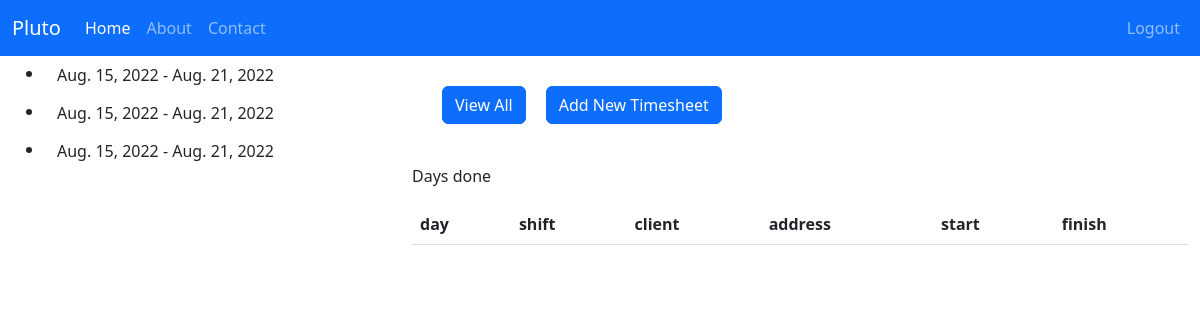
Screenshot of /2/ (signed in) with the database file from the repository.
### plutotimesheet/models.py (models this page shows, shortened)
class Week(models.Model):
    user = models.ForeignKey(User, on_delete=models.CASCADE)
    week_start = models.DateField()
    week_end = models.DateField()

### plutotimesheet/views.py (the view)
# urls.py: path('<int:week_id>/', views.detail, name='detail'),
def detail(request, week_id):
    if not request.user.is_authenticated:
        return render(request, 'plutotimesheet/login.html')
    else:
        user = request.user
        week = get_object_or_404(Week, pk=week_id)
        weeks = Week.objects.filter(user=request.user)
        context = {'week': week,
                   'weeks': weeks,
                   }
        return render(request, 'plutotimesheet/detail.html', context)

### plutotimesheet/templates/plutotimesheet/detail.html (shortened to what this page needs)
{% extends 'plutotimesheet/base.html' %}
{% load static %}
{% block body %}
    <div class="container-fluid">
        <div class="row">
            <div class="col-sm-2 col-md-4 col-lg-4">
                {% if weeks %}
                    <ul>
                    {% for week in weeks %}
                            <li><a href="{% url 'detail' week_id=week.id %}" class="btn btn-default"> {{week.week_start}} - {{week.week_end}} </a> </li>
                    {% endfor %}
                    </ul>
                {% endif %}
            </div>
            <div class="col-sm-10 col-md-8 col-lg-8">
                <ul class="nav nav-pills" style="margin-bottom: 10px; padding: 20px">
                    <li role="presentation" class="active" style="padding:10px"><a href="{% url 'detail' week.id %}" class="btn btn-primary">View All</a></li>
                    <li role="presentation" style="padding:10px"><a href="{% url 'timesheet' week.id %}" class="btn btn-primary">Add New Timesheet</a></li>
                </ul>
                <div class="panel panel-default">
                    <div class="panel-body">
                        <p>Days done</p>
                        <table class="table">
                            <thead>
                            <tr>
                                <th>day</th>
                                <th>shift</th>
                                <th>client</th>
                                <th>address</th>
                                <th>start</th>
                                <th>finish</th>
                            </tr>
                            </thead>
                        </table>
                    </div>
                </div>
            </div>
        </div>
    </div>
{% endblock %}

### rows the page displays
Week: week_start "Aug. 15, 2022", week_end "Aug. 21, 2022"
Week: week_start "Aug. 15, 2022", week_end "Aug. 21, 2022"
Week: week_start "Aug. 15, 2022", week_end "Aug. 21, 2022"
